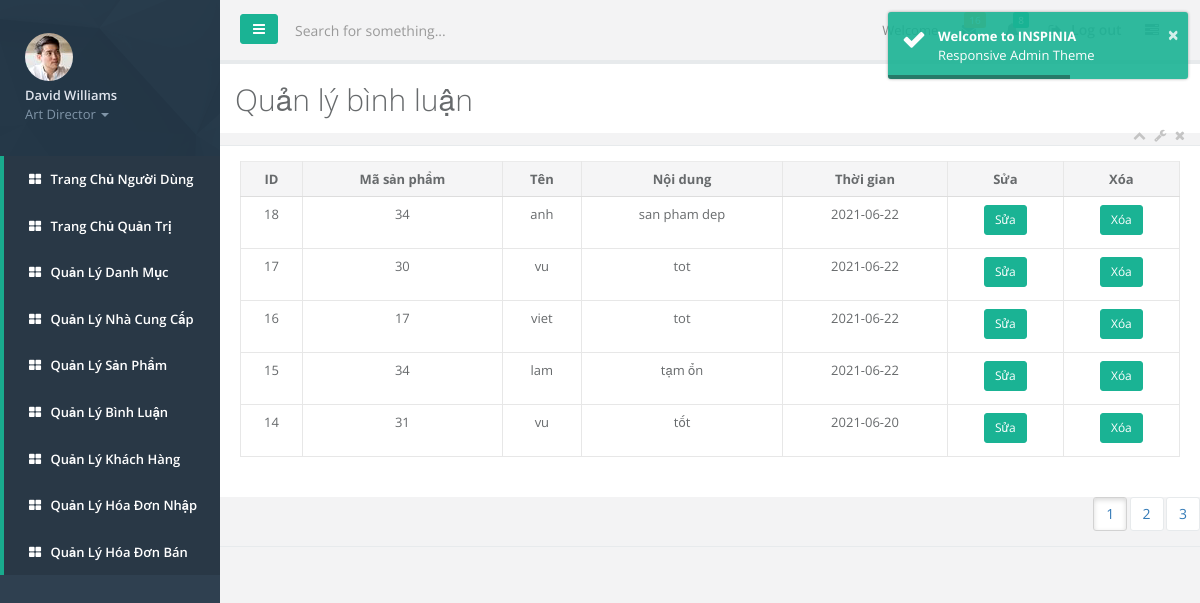
/quantri/quantri.php?page_layout=binhluan&page=1 (signed in), run on the app's committed database.
### tables this page shows
CREATE TABLE `binhluan` (
  `id_bl` int(11) NOT NULL,
  `masp` int(11) NOT NULL,
  `ten` varchar(50) NOT NULL,
  `noidung` varchar(50) NOT NULL,
  `ngay` date NOT NULL
);

### quantri/binhluan.php (the view, shortened to what this page needs)
<?php
include_once './connect.php';
if(isset($_GET['page'])){
    $page=$_GET['page'];
}
else{
    $page=1;
}
$rowpage=5;
$row=$page*$rowpage-$rowpage;
$numrow=mysqli_num_rows(mysqli_query($link,"select * from binhluan"));
$totalpage=ceil($numrow/$rowpage);
$listpage="";
for ($i=1; $i<=$totalpage ; $i++) {
    if($page==$i){
        $listpage.=' <li class="btn btn-white  active"><a href="quantri.php?page_layout=binhluan&page='.$i.'">'.$i.'</a></li>';
    }
    else{
        $listpage.=' <li class="btn btn-white "><a href="quantri.php?page_layout=binhluan&page='.$i.'">'.$i.'</a></li>';
    }
}
?>
<div class="row">
          <div class="col-lg-12">
              <div class="ibox float-e-margins">
                  <div class="ibox-title">
                      <h1>Quản lý bình luận</h1>
                      <div class="ibox-tools">
                          <a class="collapse-link">
                              <i class="fa fa-chevron-up"></i>
                          </a>
                          <a class="dropdown-toggle" data-toggle="dropdown" href="#">
                              <i class="fa fa-wrench"></i>
                          </a>
                          <a class="close-link">
                              <i class="fa fa-times"></i>
                          </a>
                      </div>
                  </div>
                  <div class="ibox-content">
                      <table class="table table-bordered">
                          <thead>
                          <tr>
                              <th>ID</th>
                              <th>Mã sản phẩm</th>
                              <th>Tên </th>
                              <th>Nội dung </th>
                              <th>Thời gian </th>
                              <th>Sửa</th>
                              <th>Xóa</th>
                          </tr>
                          </thead>
                          <tbody>
                          <tr>
                              <?php
                             $sql="select * from binhluan order by id_bl desc limit $row,$rowpage";
                            $result=mysqli_query($link,$sql);
                              while($row=mysqli_fetch_array($result)){
                              ?>
                              <td><?php echo $row['id_bl']?></td>
                              <td><?php echo $row['masp']?></td>
                              <td><?php echo $row['ten']?></td>
                              <td><?php echo $row['noidung']?></td>
                              <td><?php echo $row['ngay']?></td>
                              <td><a   href="quantri.php?page_layout=suabl&id_bl=<?php echo $row['id_bl']?>"><button type="button" class="btn btn-primary btn-sm">Sửa</button></a></td>
                              <td><a onclick="return xoa();" href="xoabl.php?id_bl=<?php echo $row['id_bl']?>"><button type="button" class="btn btn-primary btn-sm">Xóa</button></a></td>
                          </tr>
                          <?php
                              }
                              ?>
                          </tbody>
                      </table>
                  </div>
                  <div class="btn-group" style="float: right;">
                                    <ul>
                                <?php
                                echo $listpage;
                                ?>
                                    </ul>
            </div>
              </div>
          </div>
      </div>

### quantri/binhluan.php (style rules this page uses)
th,td { text-align: center; }

### data on the page
binhluan: id_bl "18", masp "34", ten "anh", noidung "san pham dep", ngay "2021-06-22"
binhluan: id_bl "17", masp "30", ten "vu", noidung "tot", ngay "2021-06-22"
binhluan: id_bl "16", masp "17", ten "viet", noidung "tot", ngay "2021-06-22"
binhluan: id_bl "15", masp "34", ten "lam", noidung "tạm ổn", ngay "2021-06-22"
binhluan: id_bl "14", masp "31", ten "vu", noidung "tốt", ngay "2021-06-20"
